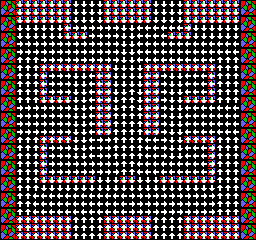

This is a level from a 2D game, rendered from its Tiled map with the project's own tilesets. A one-line summary and the map file follow, with tile-layer data summarised:
An orthogonal 32x30 tile map with 8x8 px tiles, 2 tile layers (BuildLayer, DirectionalLayer), 2 hidden layers not drawn, 4 tilesets.

<map version="1.10" tiledversion="1.10.2" orientation="orthogonal" renderorder="right-down" width="32" height="30" tilewidth="8" tileheight="8" infinite="0" nextlayerid="5" nextobjectid="1">
 <editorsettings>
  <export target="../../Assets/Levels/Level4.json" format="json" />
 </editorsettings>
 <tileset firstgid="1" source="MapBlocks.tsx" />
 <tileset firstgid="513" source="Collisions.tsx" />
 <tileset firstgid="521" source="Directions.tsx" />
 <tileset firstgid="525" source="MapShadows.tsx" />
 <layer id="1" name="BuildLayer" width="32" height="30">
  <properties>
   <property name="Enemies">ZenChan_6_8_1
ZenChan_26_8_-1
ZenChan_8_12_1
ZenChan_24_12_-1
ZenChan_10_22_1
ZenChan_22_22_-1
END</property>
   <property name="Items" value="" />
  </properties>
  <data>[960 cells, 344 non-empty, 5 distinct tile ids]</data>
 </layer>
 <layer id="2" name="CollisionLayer" width="32" height="30" visible="0">
  <data>[960 cells, 220 non-empty, 3 distinct tile ids]</data>
 </layer>
 <layer id="3" name="DirectionalLayer" width="32" height="30">
  <data>[960 cells, 840 non-empty, 4 distinct tile ids]</data>
 </layer>
 <layer id="4" name="ShadowLayer" width="32" height="30" visible="0">
  <properties>
   <property name="ShadowColor" type="color" value="#ff63638c" />
  </properties>
  <data>[960 cells, 155 non-empty, 6 distinct tile ids]</data>
 </layer>
</map>
